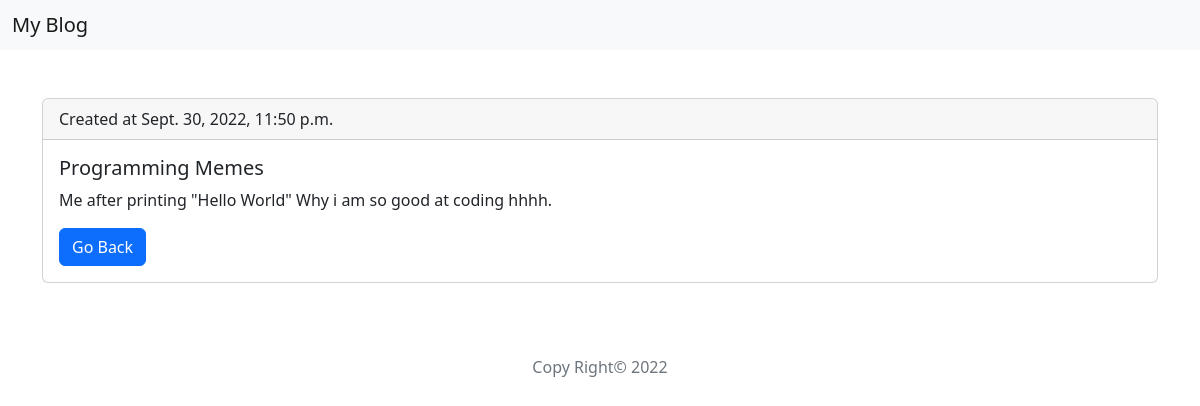
Screenshot of /details/8 with the database file from the repository.
### blog_app/models.py (models this page shows, shortened)
class Blog(models.Model):
    title = models.CharField(max_length=200)
    body = models.TextField()
    date = models.DateTimeField(default=datetime.now)

### blog_app/views.py (the view)
# urls.py: path('details/<id>', views.details, name='details'),
def details(request,id):
    myposts = Blog.objects.get(id=id)
    return render(request,'details.html',{'post': myposts})

### templates/details.html (shortened to what this page needs)
{% extends 'base.html' %}
    {% block content %}
    <div class="container my-5">
        <div class="card my-3">
            <div class="card-header">
                Created at {{ post.date }}
            </div>
            <div class="card-body">
                <h5 class="card-title">{{ post.title }}</h5>
                <p class="card-text">{{ post.body }}</p>
                <a href="/posts" class="btn btn-primary">Go Back</a>
            </div>
        </div>
    </div>
    {% endblock %}

### rows the page displays
Blog: date "Sept. 30, 2022, 11:50 p.m.", title "Programming Memes", body "Me after printing \"Hello World\" Why i am so good at coding hhhh."
